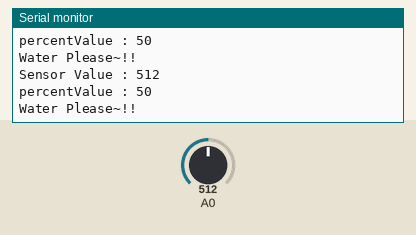
Simulated run of this sketch. Board: Arduino Uno, built with avr-gcc and run on an emulated ATmega328P. Parts: the last lines printed to the serial monitor. Inputs (shaded band) come from the test bench; at power-on: A0 = 512.

Above: at 5.8 s.
5.9 s: A0 set to 716
At 11.1 s:
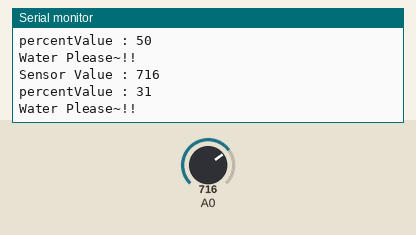
11.9 s: A0 set to 900
At 16.1 s:
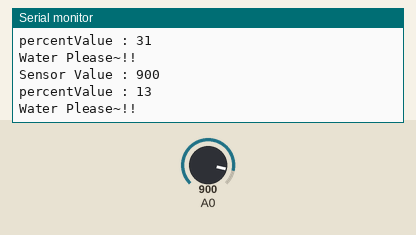
Timing chart, 0 to 17.6 s (numbered marks = the images above; inputs shaded):
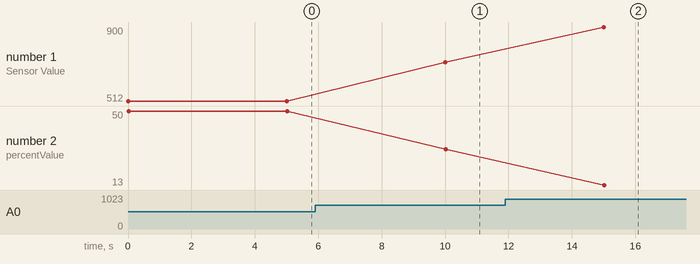

Measured:
- after the input at 5.9 s, the serial monitor: prints a new line after 4.1 s (image 1)
- after the input at 11.9 s, the serial monitor: prints a new line after 3.1 s (image 2)
- plotted number 1: 512 → 716 after the input at 5.9 s, 716 → 900 after the input at 11.9 s
- plotted number 2: 50 → 31 after the input at 5.9 s, 31 → 13 after the input at 11.9 s

The sketch:

chapter-2.4.11.ino
```cpp
void setup()  {
  Serial.begin(9600);
}

void loop()  {
  int sensorValue = analogRead(A0);
  int percentValue = map(sensorValue, 0, 1023, 100, 0);
  Serial.print("Sensor Value : ");
  Serial.println(sensorValue);
  Serial.print("percentValue : ");
  Serial.println(percentValue);

  if(percentValue <=50) {
    Serial.println("Water Please~!!");
  }
  else if(percentValue <=40) {
    Serial.println("Emergency warning!! Water Please~!!");
  }
  delay(5000);
}
```
